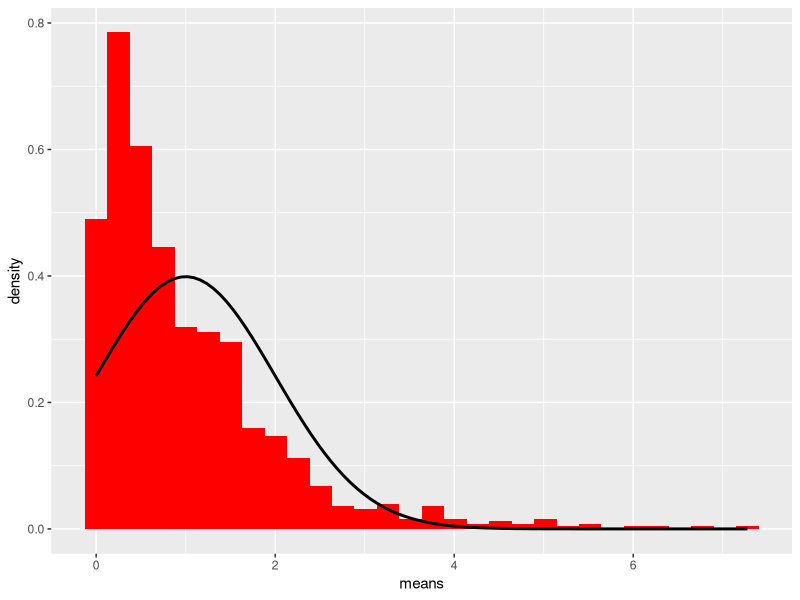

Source code (R):
## ---- chunk 1
library(ggplot2)

seed <- 1337
num.samples <- 1000
n <- 1
lambda <- 1

set.seed(seed)
means = NULL
for (i in 1:num.samples)
    means <- c(means, mean(rexp(n, lambda)))

th.mu <- 1/lambda
th.sigma <- 1/lambda

ggplot(as.data.frame(means), aes(means)) +
    geom_histogram(aes(y=..density..), fill="red", bins=30) +
    stat_function(fun=function(x) dnorm(x, th.mu, th.sigma), size=1)
